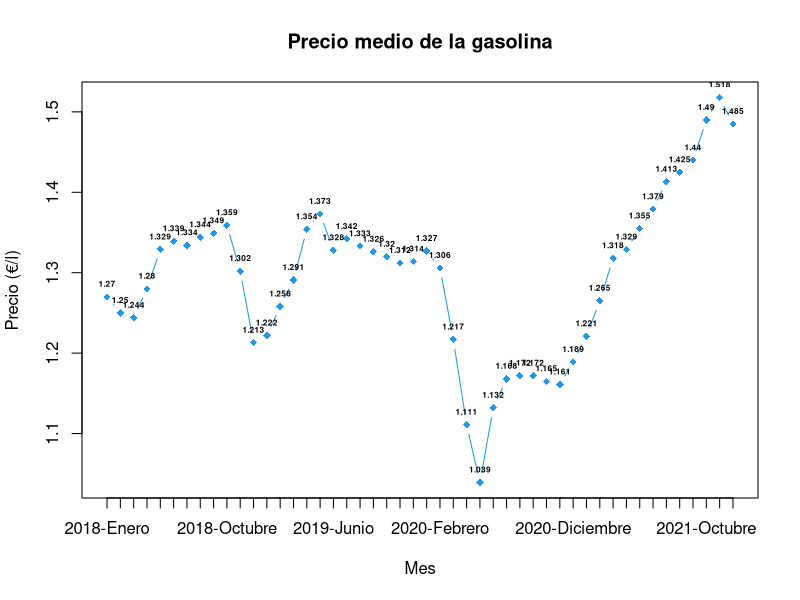
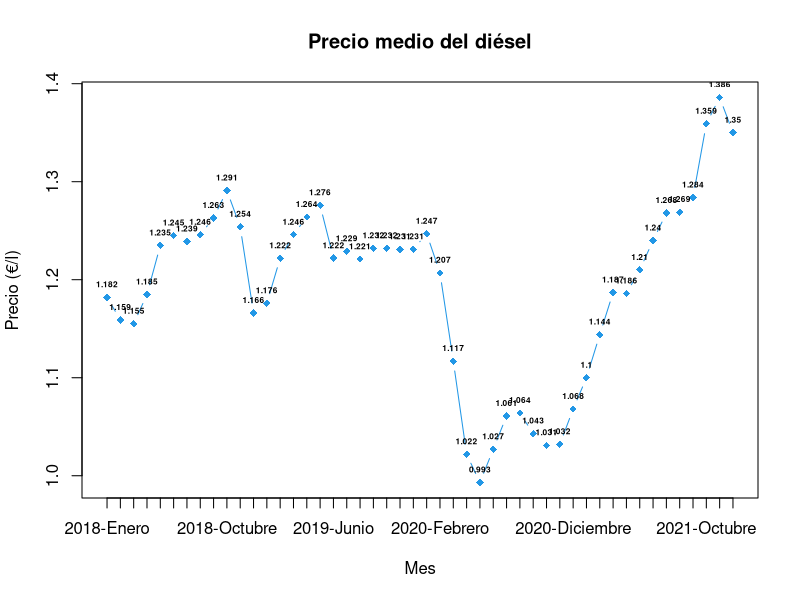
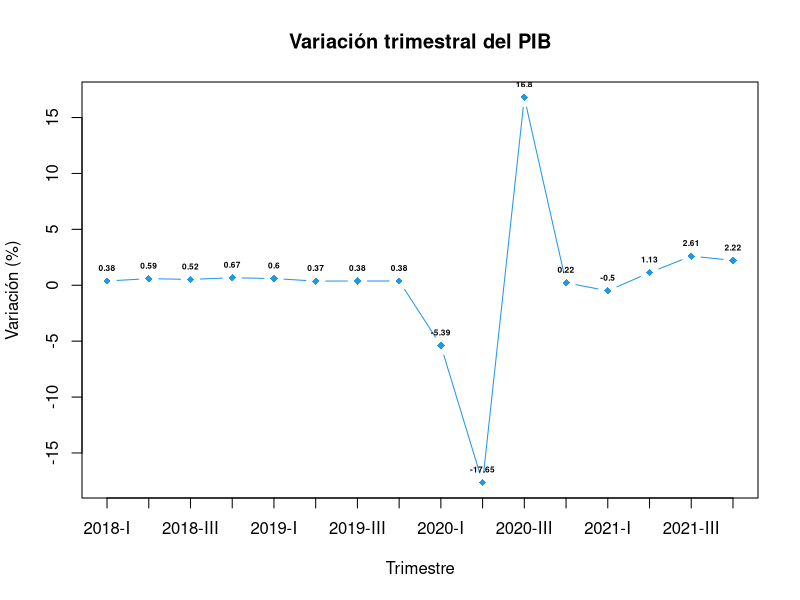
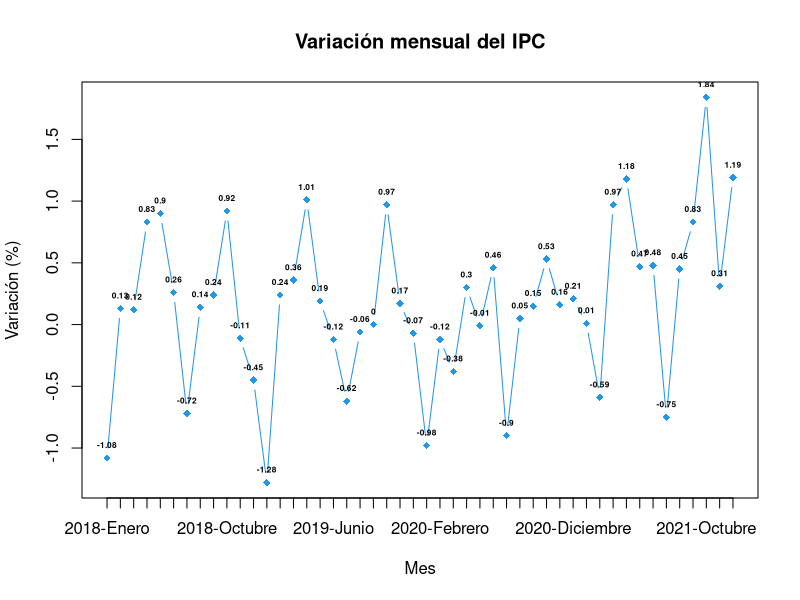
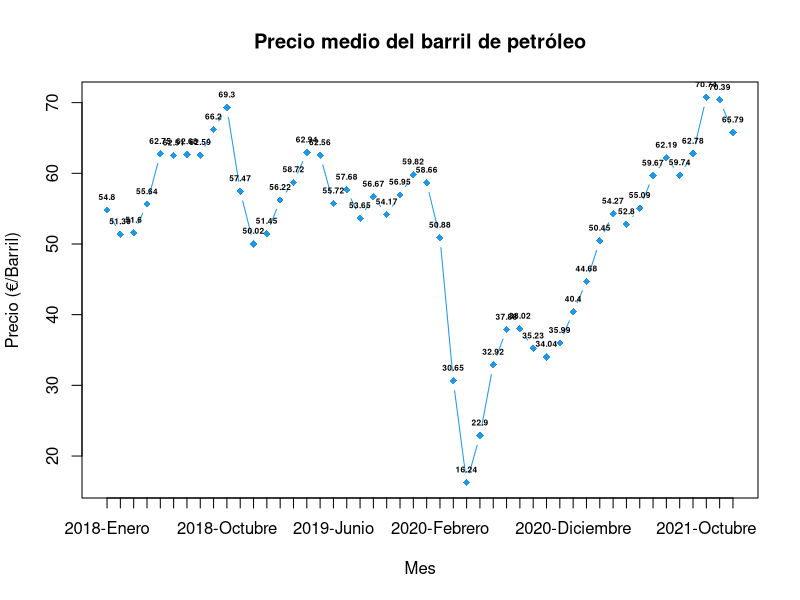
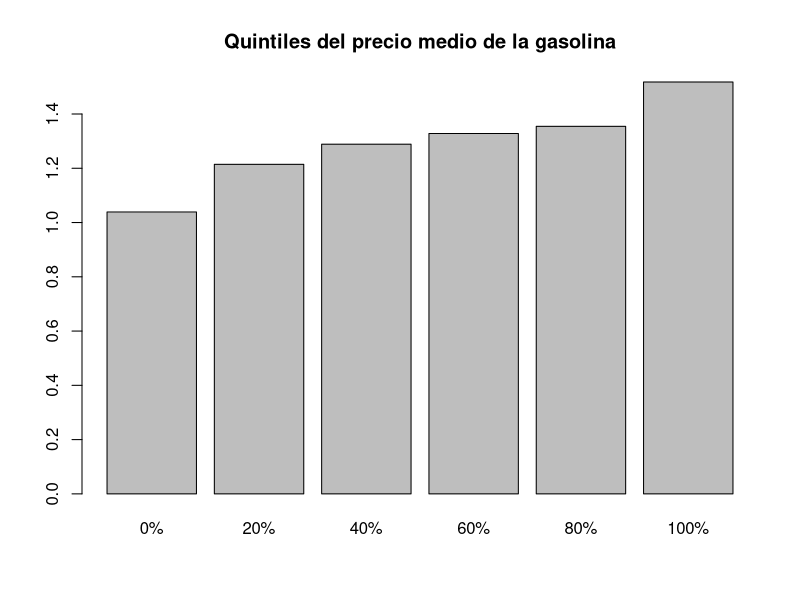
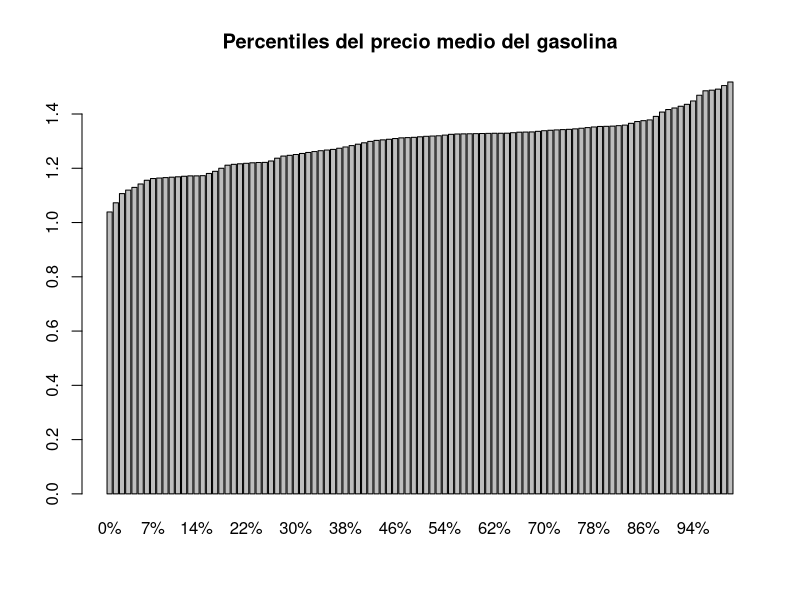
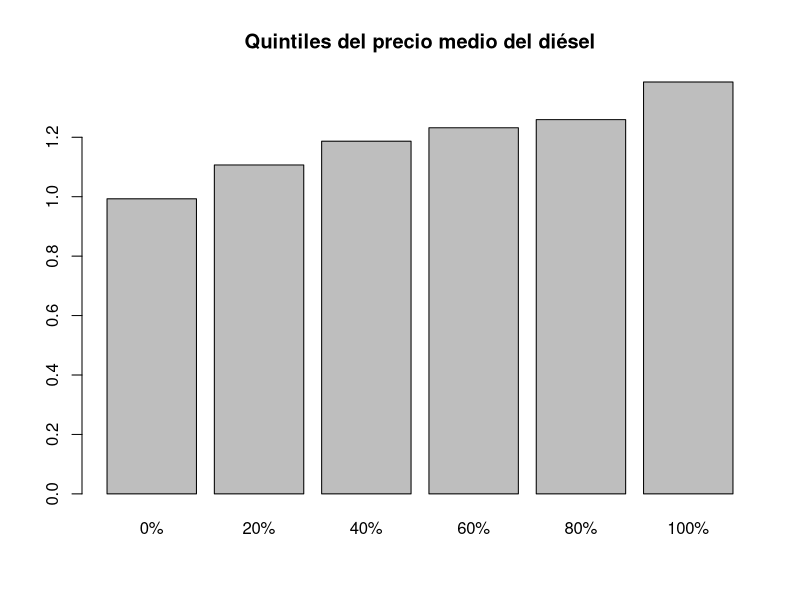

The R script that drew these images, in order:
carburantes_mensual <- read.csv(file = './precio_carburantes_mensual.csv')
carburantes_trimestral <- read.csv(file = './precio_carburantes_trimestral.csv')
pib_trimestral <- read.csv(file = './pib_trimestral.csv')
petroleo_mensual <- read.csv(file = './precio_petroleo.csv')
ipc_mensual <- read.csv(file = './ipc_mensual.csv')

# Funciones
crear_scatterplot <- function(x, y, x_names, xlab, ylab, main) {
  plot(1:length(x),
       y, 
       type = "b", 
       pch = 18,
       col = 4,
       xaxt = "n",
       xlab = xlab, 
       ylab = ylab,
       main = main)
  
  axis(1, at = 1:length(x), labels = x_names)
  text(1:length(x), y, y, font = 2, cex = 0.5, pos = 3)
}

moda <- function(x) {
  return(as.numeric(names(which.max(table(x)))))
}

crear_scatterplot_lm <- function(x, y, lm, xlab, ylab, main) {
  coeff = coefficients(lm)
  eq = paste0("Recta de regresión: y = ", round(coeff[2], 3), "x + ", round(coeff[1], 3))
  
  plot(x,
       y,
       pch = 18,
       col = 4,
       xlab = xlab, 
       ylab = ylab,
       main = main,
       sub = eq,
       col.sub = "#242323")
  abline(lm, col = 'red') 
}

# Scatterplots de carburantes
meses = paste(carburantes_mensual$ano, carburantes_mensual$mes, sep = "-")
crear_scatterplot(carburantes_mensual$mes, carburantes_mensual$gasolina, meses, "Mes", "Precio (€/l)", "Precio medio de la gasolina")
crear_scatterplot(carburantes_mensual$mes, carburantes_mensual$gasoil, meses, "Mes", "Precio (€/l)", "Precio medio del diésel")

# Scatterplots PIB e IPC
trimestres = paste(pib_trimestral$ano, pib_trimestral$trimestre, sep = "-")
crear_scatterplot(pib_trimestral$trimestre, pib_trimestral$var_trim_pib, trimestres, "Trimestre", "Variación (%)", "Variación trimestral del PIB")
crear_scatterplot(ipc_mensual$mes, ipc_mensual$ipc, meses, "Mes", "Variación (%)", "Variación mensual del IPC")

# Scatterplot petróleo
crear_scatterplot(petroleo_mensual$mes, petroleo_mensual$petroleo, meses, "Mes", "Precio (€/Barril)", "Precio medio del barril de petróleo")

# Medidas de distribución de carburantes
media_gasolina = mean(carburantes_mensual$gasolina)
mediana_gasolina = median(carburantes_mensual$gasolina)
moda_gasolina = moda(carburantes_mensual$gasolina)
desv_tipica_gasolina = sd(carburantes_mensual$gasolina)
max_gasolina = max(carburantes_mensual$gasolina)
min_gasolina = min(carburantes_mensual$gasolina)
quintil_gasolina = quantile(carburantes_mensual$gasolina, prob = seq(0, 1, 1 / 5))
percentil_gasolina = quantile(carburantes_mensual$gasolina, prob = seq(0, 1, length = 101))

media_gasoil = mean(carburantes_mensual$gasoil)
mediana_gasoil = median(carburantes_mensual$gasoil)
moda_gasoil = moda(carburantes_mensual$gasoil)
desv_tipica_gasoil = sd(carburantes_mensual$gasoil)
max_gasoil = max(carburantes_mensual$gasoil)
min_gasoil = min(carburantes_mensual$gasoil)
quintil_gasoil = quantile(carburantes_mensual$gasoil, prob = seq(0, 1, 1 / 5))
percentil_gasoil = quantile(carburantes_mensual$gasoil, prob = seq(0, 1, length = 101))

# Medidas de distribución del PIB e IPC
media_pib = mean(pib_trimestral$var_trim_pib)
mediana_pib = median(pib_trimestral$var_trim_pib)
moda_pib = moda(pib_trimestral$var_trim_pib)
desv_tipica_pib = sd(pib_trimestral$var_trim_pib)
max_pib = max(pib_trimestral$var_trim_pib)
min_pib = min(pib_trimestral$var_trim_pib)
quintil_pib = quantile(pib_trimestral$var_trim_pib, prob = seq(0, 1, 1 / 5))
percentil_pib = quantile(pib_trimestral$var_trim_pib, prob = seq(0, 1, length = 101))

media_ipc = mean(ipc_mensual$ipc)
mediana_ipc = median(ipc_mensual$ipc)
moda_ipc = moda(ipc_mensual$ipc)
desv_tipica_ipc = sd(ipc_mensual$ipc)
max_ipc = max(ipc_mensual$ipc)
min_ipc = min(ipc_mensual$ipc)
quintil_ipc = quantile(ipc_mensual$ipc, prob = seq(0, 1, 1 / 5))
percentil_ipc = quantile(ipc_mensual$ipc, prob = seq(0, 1, length = 101))

# Medidas de distribución del barril de petróleo
media_petroleo = mean(petroleo_mensual$petroleo)
mediana_petroleo = median(petroleo_mensual$petroleo)
moda_petroleo = moda(petroleo_mensual$petroleo)
desv_tipica_petroleo = sd(petroleo_mensual$petroleo)
max_petroleo = max(petroleo_mensual$petroleo)
min_petroleo = min(petroleo_mensual$petroleo)
quintil_petroleo = quantile(petroleo_mensual$petroleo, prob = seq(0, 1, 1 / 5))
percentil_petroleo = quantile(petroleo_mensual$petroleo, prob = seq(0, 1, length = 101))

# Barplot de cuantiles de carburantes
barplot(quintil_gasolina, main = "Quintiles del precio medio de la gasolina")
barplot(percentil_gasolina, main = "Percentiles del precio medio del gasolina")
barplot(quintil_gasoil, main = "Quintiles del precio medio del diésel")
barplot(percentil_gasoil, main = "Percentiles del precio medio del diésel")

# Barplot de cuantiles de IPC y PIB
barplot(quintil_pib, main = "Quintiles de la variación trimestral del PIB")
barplot(percentil_pib, main = "Percentiles de la variación trimestral del PIB")
barplot(quintil_ipc, main = "Quintiles de la variación mensual del IPC")
barplot(percentil_ipc, main = "Percentiles de la variación mensual del IPC")

# Barplot de cuantiles de petroleo
barplot(quintil_petroleo, main = "Quintiles del precio del barril de petróleo")
barplot(percentil_petroleo, main = "Percentiles del precio del barril de petróleo")

# Datasets conjuntos
carburantes_petroleo = merge(carburantes_mensual, petroleo_mensual, by = c("ano", "mes"))
carburantes_pib = merge(carburantes_trimestral, pib_trimestral, by = c("ano", "trimestre"))
carburantes_ipc = merge(carburantes_mensual, ipc_mensual, by = c("ano", "mes"))

# Coeficiente de correlación de Pearson para los diferentes factores
cor_gasolina_petroleo = cor(carburantes_mensual$gasolina, petroleo_mensual$petroleo)
cor_gasoil_petroleo = cor(carburantes_mensual$gasoil, petroleo_mensual$petroleo)
cor_gasolina_pib = cor(carburantes_trimestral$gasolina, pib_trimestral$var_trim_pib)
cor_gasoil_pib = cor(carburantes_trimestral$gasoil, pib_trimestral$var_trim_pib)
cor_gasolina_ipc = cor(carburantes_mensual$gasolina, ipc_mensual$ipc)
cor_gasoil_ipc = cor(carburantes_mensual$gasoil, ipc_mensual$ipc)

# Modelos de regresión lineal
modelo_gasolina_gasoil = lm(gasolina ~ gasoil, carburantes_mensual)
modelo_gasolina_petroleo = lm(gasolina ~ petroleo, carburantes_petroleo)
modelo_gasoil_petroleo = lm(gasoil ~ petroleo, carburantes_petroleo)
modelo_gasolina_pib = lm(gasolina ~ var_trim_pib, carburantes_pib)
modelo_gasoil_pib = lm(gasoil ~ var_trim_pib, carburantes_pib)
modelo_gasolina_ipc = lm(gasolina ~ ipc, carburantes_ipc)
modelo_gasoil_ipc = lm(gasoil ~ ipc, carburantes_ipc)

crear_scatterplot_lm(carburantes_mensual$gasoil, carburantes_mensual$gasolina, modelo_gasolina_gasoil, "Precio medio del diésel (€/l)", "Precio medio de la gasolina (€/l)", "Precio de la gasolina y precio del diésel")
crear_scatterplot_lm(carburantes_petroleo$petroleo, carburantes_petroleo$gasolina, modelo_gasolina_petroleo, "Precio del barril de petróleo (€/barril)", "Precio medio de la gasolina (€/l)", "Precio de la gasolina y precio del barril de petróleo")
crear_scatterplot_lm(carburantes_petroleo$petroleo, carburantes_petroleo$gasoil, modelo_gasoil_petroleo, "Precio del barril de petróleo (€/barril)", "Precio medio del diésel (€/l)", "Precio del diésel y precio del barril de petróleo")
crear_scatterplot_lm(carburantes_pib$var_trim_pib, carburantes_pib$gasolina, modelo_gasolina_pib, "Variación (%)", "Precio medio de la gasolina (€/l)", "Precio de la gasolina y variación trimestral del PIB")
crear_scatterplot_lm(carburantes_pib$var_trim_pib, carburantes_pib$gasoil, modelo_gasoil_pib, "Variación (%)", "Precio medio del diésel (€/l)", "Precio del diésel y variación trimestral del PIB")
crear_scatterplot_lm(carburantes_ipc$ipc, carburantes_ipc$gasolina, modelo_gasolina_ipc, "Variación (%)", "Precio medio de la gasolina (€/l)", "Precio de la gasolina y variación mensual del IPC")
crear_scatterplot_lm(carburantes_ipc$ipc, carburantes_ipc$gasoil, modelo_gasoil_ipc, "Variación (%)", "Precio medio del diésel (€/l)", "Precio del diésel y variación mensual del IPC")

# Boxplots
boxplot(carburantes_mensual$gasolina, ylab = "Precio (€/l)", main = "Precio medio de la gasolina");
boxplot(carburantes_mensual$gasoil, ylab = "Precio (€/l)", main = "Precio medio del diésel");
boxplot(petroleo_mensual$petroleo, ylab = "Precio (€/l)", main = "Precio medio del barril de petróleo");
boxplot(pib_trimestral$var_trim_pib, ylab = "Variación (%)", main = "Variación trimestral del PIB");
boxplot(ipc_mensual$ipc, ylab = "Variación (%)", main = "Variación mensual del IPC");

# QQ-Plots
qqnorm(carburantes_mensual$gasolina)
qqline(carburantes_mensual$gasolina, col = "steelblue", lwd = 2)

qqnorm(carburantes_pib$var_trim_pib, pch = 1, frame = FALSE)
qqline(carburantes_pib$var_trim_pib, col = "steelblue", lwd = 2)

qqnorm(carburantes_ipc$ipc)
qqline(carburantes_ipc$ipc, col = "steelblue", lwd = 2)